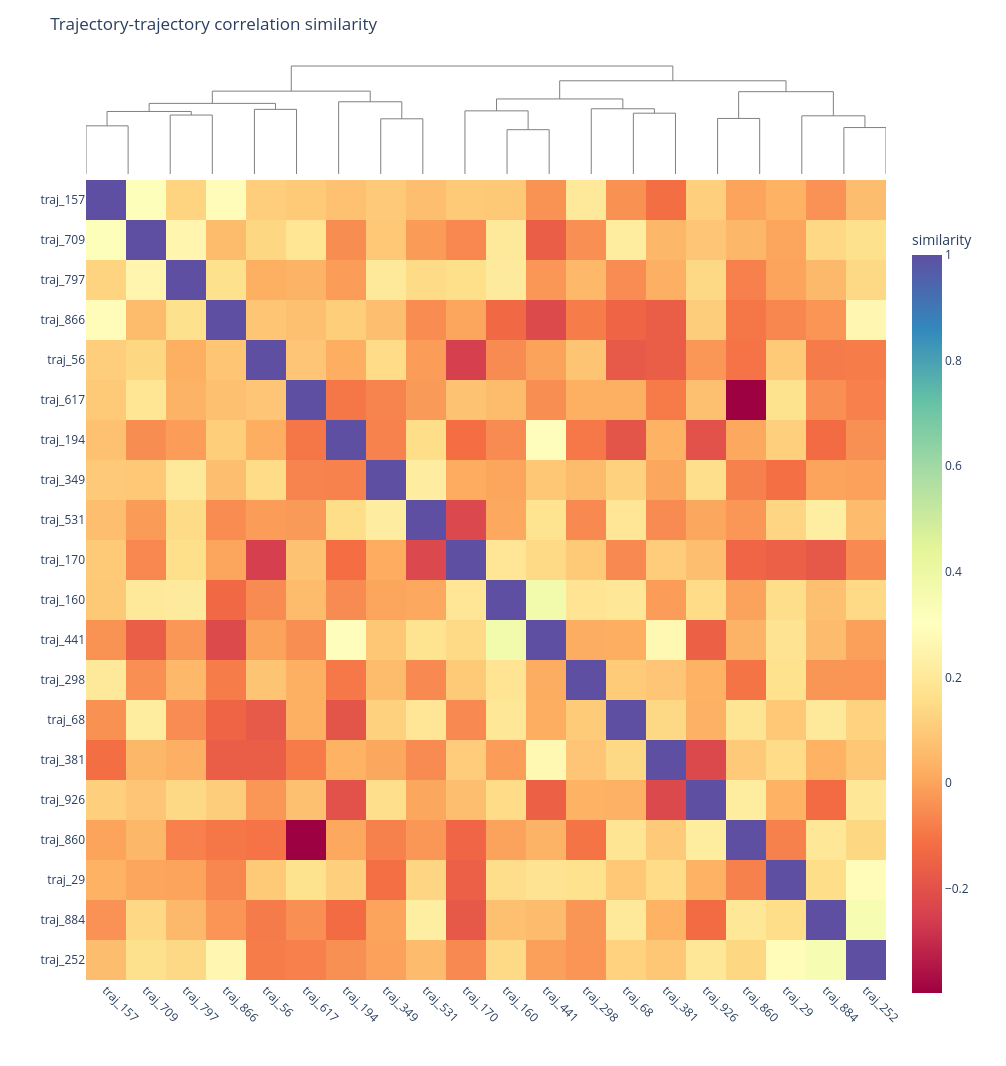

Notebook cell for this chart:
### Code cell
# Plot heatmap to visualize the similarity

hda.visualize.heatmap(
    sim=sim_traj20, 
    type="trajectories", 
    show_cluster=True,
    title="Trajectory-trajectory correlation similarity"
)

### Figure 1 — Plotly figure (JSON) as saved in the notebook; plotly's stock layout.template omitted (floating-point values rounded to 4 significant figures; data arrays with more than 128 entries replaced by an {"elided": "..."} marker saying what was removed)
{"data": [{"hoverinfo": "skip", "line": {"color": "gray", "width": 1}, "mode": "lines", "showlegend": false, "type": "scatter", "x": [5.0, 5.0, 15.0, 15.0], "xaxis": "x", "y": [0.0, 0.6801, 0.6801, 0.0], "yaxis": "y"}, {"hoverinfo": "skip", "line": {"color": "gray", "width": 1}, "mode": "lines", "showlegend": false, "type": "scatter", "x": [25.0, 25.0, 35.0, 35.0], "xaxis": "x", "y": [0.0, 0.8326, 0.8326, 0.0], "yaxis": "y"}, {"hoverinfo": "skip", "line": {"color": "gray", "width": 1}, "mode": "lines", "showlegend": false, "type": "scatter", "x": [10.0, 10.0, 30.0, 30.0], "xaxis": "x", "y": [0.6801, 0.8831, 0.8831, 0.8326], "yaxis": "y"}, {"hoverinfo": "skip", "line": {"color": "gray", "width": 1}, "mode": "lines", "showlegend": false, "type": "scatter", "x": [45.0, 45.0, 55.0, 55.0], "xaxis": "x", "y": [0.0, 0.9127, 0.9127, 0.0], "yaxis": "y"}, {"hoverinfo": "skip", "line": {"color": "gray", "width": 1}, "mode": "lines", "showlegend": false, "type": "scatter", "x": [20.0, 20.0, 50.0, 50.0], "xaxis": "x", "y": [0.8831, 0.9972, 0.9972, 0.9127], "yaxis": "y"}, {"hoverinfo": "skip", "line": {"color": "gray", "width": 1}, "mode": "lines", "showlegend": false, "type": "scatter", "x": [75.0, 75.0, 85.0, 85.0], "xaxis": "x", "y": [0.0, 0.7793, 0.7793, 0.0], "yaxis": "y"}, {"hoverinfo": "skip", "line": {"color": "gray", "width": 1}, "mode": "lines", "showlegend": false, "type": "scatter", "x": [65.0, 65.0, 80.0, 80.0], "xaxis": "x", "y": [0.0, 1.02, 1.02, 0.7793], "yaxis": "y"}, {"hoverinfo": "skip", "line": {"color": "gray", "width": 1}, "mode": "lines", "showlegend": false, "type": "scatter", "x": [35.0, 35.0, 72.5, 72.5], "xaxis": "x", "y": [0.9972, 1.17, 1.17, 1.02], "yaxis": "y"}, {"hoverinfo": "skip", "line": {"color": "gray", "width": 1}, "mode": "lines", "showlegend": false, "type": "scatter", "x": [105.0, 105.0, 115.0, 115.0], "xaxis": "x", "y": [0.0, 0.6257, 0.6257, 0.0], "yaxis": "y"}, {"hoverinfo": "skip", "line": {"color": "gray", "width": 1}, "mode": "lines", "showlegend": false, "type": "scatter", "x": [95.0, 95.0, 110.0, 110.0], "xaxis": "x", "y": [0.0, 0.8918, 0.8918, 0.6257], "yaxis": "y"}, {"hoverinfo": "skip", "line": {"color": "gray", "width": 1}, "mode": "lines", "showlegend": false, "type": "scatter", "x": [135.0, 135.0, 145.0, 145.0], "xaxis": "x", "y": [0.0, 0.8586, 0.8586, 0.0], "yaxis": "y"}, {"hoverinfo": "skip", "line": {"color": "gray", "width": 1}, "mode": "lines", "showlegend": false, "type": "scatter", "x": [125.0, 125.0, 140.0, 140.0], "xaxis": "x", "y": [0.0, 0.9212, 0.9212, 0.8586], "yaxis": "y"}, {"hoverinfo": "skip", "line": {"color": "gray", "width": 1}, "mode": "lines", "showlegend": false, "type": "scatter", "x": [102.5, 102.5, 132.5, 132.5], "xaxis": "x", "y": [0.8918, 1.06, 1.06, 0.9212], "yaxis": "y"}, {"hoverinfo": "skip", "line": {"color": "gray", "width": 1}, "mode": "lines", "showlegend": false, "type": "scatter", "x": [155.0, 155.0, 165.0, 165.0], "xaxis": "x", "y": [0.0, 0.7846, 0.7846, 0.0], "yaxis": "y"}, {"hoverinfo": "skip", "line": {"color": "gray", "width": 1}, "mode": "lines", "showlegend": false, "type": "scatter", "x": [185.0, 185.0, 195.0, 195.0], "xaxis": "x", "y": [0.0, 0.6559, 0.6559, 0.0], "yaxis": "y"}, {"hoverinfo": "skip", "line": {"color": "gray", "width": 1}, "mode": "lines", "showlegend": false, "type": "scatter", "x": [175.0, 175.0, 190.0, 190.0], "xaxis": "x", "y": [0.0, 0.8218, 0.8218, 0.6559], "yaxis": "y"}, {"hoverinfo": "skip", "line": {"color": "gray", "width": 1}, "mode": "lines", "showlegend": false, "type": "scatter", "x": [160.0, 160.0, 182.5, 182.5], "xaxis": "x", "y": [0.7846, 1.162, 1.162, 0.8218], "yaxis": "y"}, {"hoverinfo": "skip", "line": {"color": "gray", "width": 1}, "mode": "lines", "showlegend": false, "type": "scatter", "x": [117.5, 117.5, 171.2, 171.2], "xaxis": "x", "y": [1.06, 1.316, 1.316, 1.162], "yaxis": "y"}, {"hoverinfo": "skip", "line": {"color": "gray", "width": 1}, "mode": "lines", "showlegend": false, "type": "scatter", "x": [53.75, 53.75, 144.4, 144.4], "xaxis": "x", "y": [1.17, 1.525, 1.525, 1.316], "yaxis": "y"}, {"colorbar": {"len": 0.85, "title": {"text": "similarity"}, "y": 0.4}, "colorscale": [[0, "rgb(158,1,66)"], [0.1, "rgb(213,62,79)"], [0.2, "rgb(244,109,67)"], [0.3, "rgb(253,174,97)"], [0.4, "rgb(254,224,139)"], [0.5, "rgb(255,255,191)"], [0.6, "rgb(230,245,152)"], [0.7, "rgb(171,221,164)"], [0.8, "rgb(102,194,165)"], [0.9, "rgb(50,136,189)"], [1, "rgb(94,79,162)"]], "hovertemplate": "<b>trajectories x</b>: %{x}<br><b>trajectories y</b>: %{y}<br><b>similarity</b>: %{z:.3f}<extra></extra>", "type": "heatmap", "x": ["traj_157", "traj_709", "traj_797", "traj_866", "traj_56", "traj_617", "traj_194", "traj_349", "traj_531", "traj_170", "traj_160", "traj_441", "traj_298", "traj_68", "traj_381", "traj_926", "traj_860", "traj_29", "traj_884", "traj_252"], "xaxis": "x2", "y": ["traj_157", "traj_709", "traj_797", "traj_866", "traj_56", "traj_617", "traj_194", "traj_349", "traj_531", "traj_170", "traj_160", "traj_441", "traj_298", "traj_68", "traj_381", "traj_926", "traj_860", "traj_29", "traj_884", "traj_252"], "yaxis": "y2", "z": {"elided": "20x20 float values"}}], "layout": {"height": 1066, "margin": {"b": 86, "l": 86, "r": 120, "t": 60}, "paper_bgcolor": "white", "plot_bgcolor": "white", "title": {"text": "Trajectory-trajectory correlation similarity"}, "width": 1006, "xaxis": {"anchor": "y", "domain": [0, 1], "visible": false}, "xaxis2": {"anchor": "y2", "domain": [0, 1], "tickangle": 45}, "yaxis": {"anchor": "x", "domain": [0.8696, 1], "visible": false}, "yaxis2": {"anchor": "x2", "autorange": "reversed", "domain": [0, 0.8696]}}}
